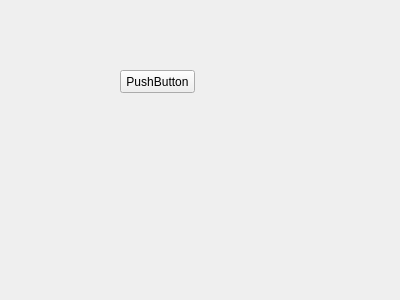
<?xml version="1.0" encoding="UTF-8"?>
<ui version="4.0">
 <class>setuptab2</class>
 <widget class="QWidget" name="setuptab2">
  <property name="geometry">
   <rect>
    <x>0</x>
    <y>0</y>
    <width>400</width>
    <height>300</height>
   </rect>
  </property>
  <property name="windowTitle">
   <string>Form</string>
  </property>
  <widget class="QPushButton" name="pushButton">
   <property name="geometry">
    <rect>
     <x>120</x>
     <y>70</y>
     <width>75</width>
     <height>23</height>
    </rect>
   </property>
   <property name="text">
    <string>PushButton</string>
   </property>
  </widget>
 </widget>
 <resources/>
 <connections/>
</ui>
